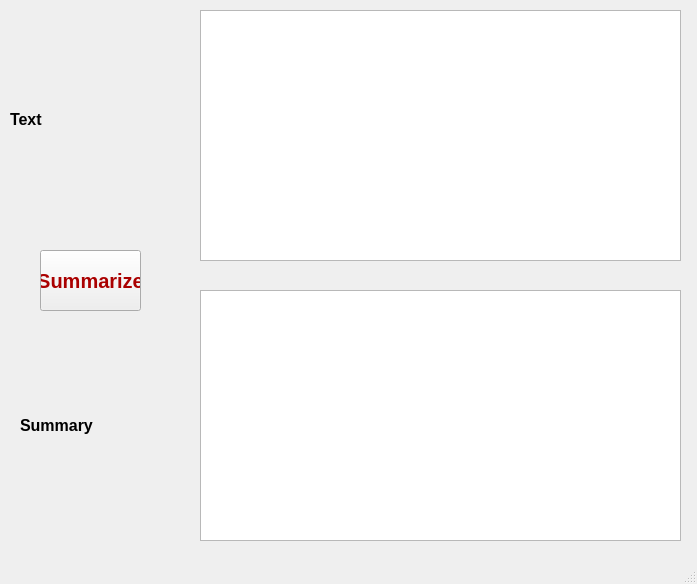
<?xml version="1.0" encoding="UTF-8"?>
<ui version="4.0">
 <class>text</class>
 <widget class="QMainWindow" name="text">
  <property name="geometry">
   <rect>
    <x>0</x>
    <y>0</y>
    <width>697</width>
    <height>584</height>
   </rect>
  </property>
  <property name="windowTitle">
   <string>TextSummarization</string>
  </property>
  <widget class="QWidget" name="centralwidget">
   <widget class="QLabel" name="label">
    <property name="geometry">
     <rect>
      <x>10</x>
      <y>89</y>
      <width>181</width>
      <height>61</height>
     </rect>
    </property>
    <property name="font">
     <font>
      <pointsize>12</pointsize>
      <weight>75</weight>
      <bold>true</bold>
     </font>
    </property>
    <property name="text">
     <string>Text</string>
    </property>
   </widget>
   <widget class="QLabel" name="label_2">
    <property name="geometry">
     <rect>
      <x>20</x>
      <y>400</y>
      <width>171</width>
      <height>51</height>
     </rect>
    </property>
    <property name="font">
     <font>
      <pointsize>12</pointsize>
      <weight>75</weight>
      <bold>true</bold>
     </font>
    </property>
    <property name="text">
     <string>Summary</string>
    </property>
   </widget>
   <widget class="QTextBrowser" name="textBrowser_2">
    <property name="geometry">
     <rect>
      <x>200</x>
      <y>290</y>
      <width>481</width>
      <height>251</height>
     </rect>
    </property>
   </widget>
   <widget class="QPushButton" name="pushButton">
    <property name="geometry">
     <rect>
      <x>40</x>
      <y>250</y>
      <width>101</width>
      <height>61</height>
     </rect>
    </property>
    <property name="palette">
     <palette>
      <active>
       <colorrole role="ButtonText">
        <brush brushstyle="SolidPattern">
         <color alpha="255">
          <red>170</red>
          <green>0</green>
          <blue>0</blue>
         </color>
        </brush>
       </colorrole>
      </active>
      <inactive>
       <colorrole role="ButtonText">
        <brush brushstyle="SolidPattern">
         <color alpha="255">
          <red>170</red>
          <green>0</green>
          <blue>0</blue>
         </color>
        </brush>
       </colorrole>
      </inactive>
      <disabled>
       <colorrole role="ButtonText">
        <brush brushstyle="SolidPattern">
         <color alpha="255">
          <red>120</red>
          <green>120</green>
          <blue>120</blue>
         </color>
        </brush>
       </colorrole>
      </disabled>
     </palette>
    </property>
    <property name="font">
     <font>
      <pointsize>15</pointsize>
      <weight>75</weight>
      <bold>true</bold>
     </font>
    </property>
    <property name="text">
     <string>Summarize</string>
    </property>
   </widget>
   <widget class="QPlainTextEdit" name="plainTextEdit">
    <property name="geometry">
     <rect>
      <x>200</x>
      <y>10</y>
      <width>481</width>
      <height>251</height>
     </rect>
    </property>
   </widget>
  </widget>
  <widget class="QStatusBar" name="statusbar"/>
 </widget>
 <resources/>
 <connections/>
</ui>
